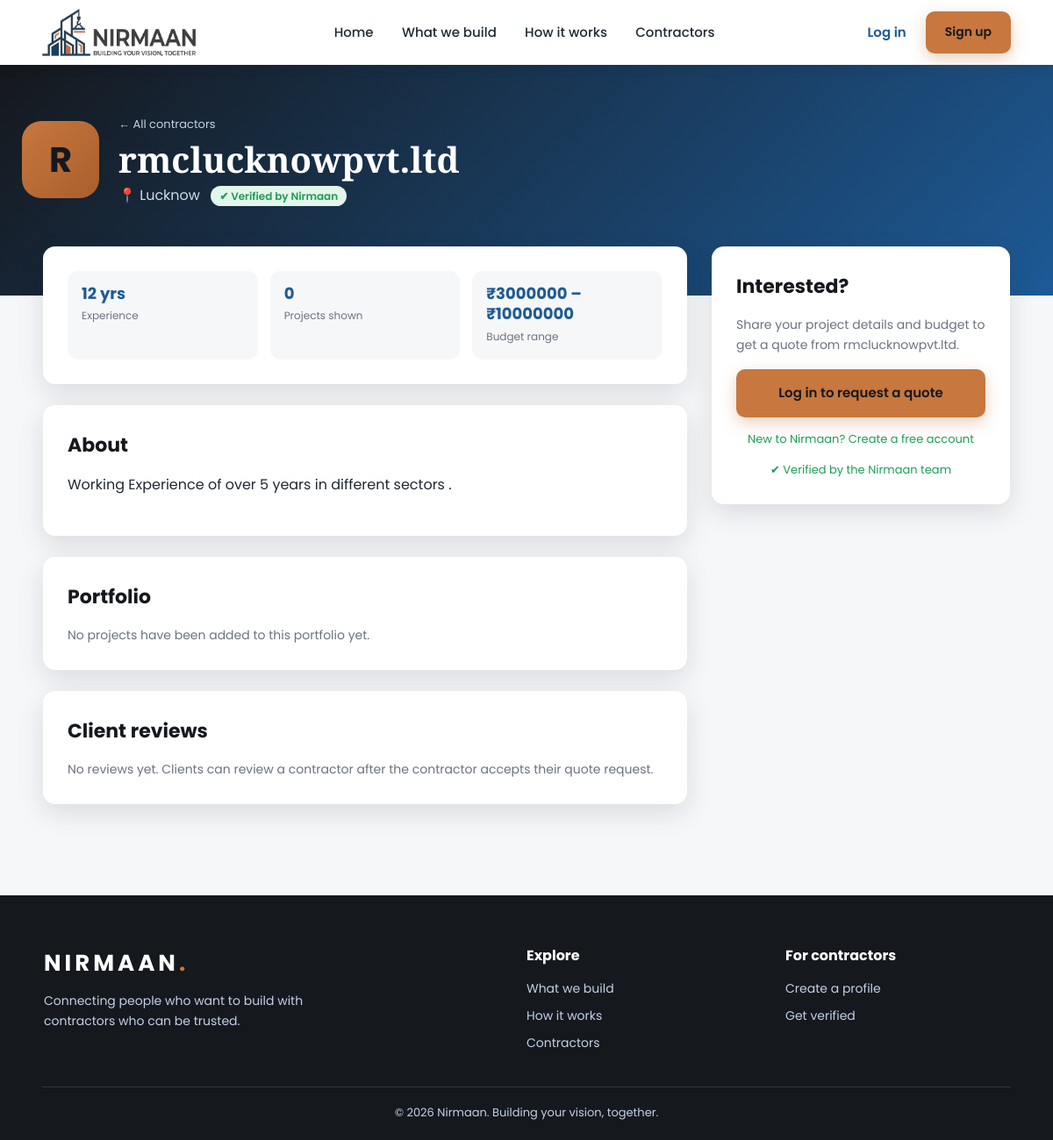
/contractors/2/, run on the app's committed database.
### contractors/models.py (models this page shows, shortened)
class ContractorProfile(models.Model):
    user = models.OneToOneField(User, on_delete=models.CASCADE)
    company_name = models.CharField(max_length=200)
    city = models.CharField(max_length=100)
    about = models.TextField(blank=True)
    experience_years = models.PositiveIntegerField()
    min_budget = models.DecimalField(max_digits=12, decimal_places=2)
    max_budget = models.DecimalField(max_digits=12, decimal_places=2)
    specialties = models.ManyToManyField(Specialty, blank=True)
    verified = models.BooleanField(default=False)
    created_at = models.DateTimeField(auto_now_add=True)
    class Meta:
        ordering = ["-created_at"]

### contractors/views.py (the view)
# urls.py: path("contractors/<int:pk>/", views.contractor_detail, name="detail"),
def contractor_detail(request, pk):
    queryset = with_ratings(
        ContractorProfile.objects.filter(verified=True)
    ).prefetch_related("specialties")
    contractor = get_object_or_404(queryset, pk=pk)
    projects = contractor.projects.select_related("specialty").prefetch_related("images")
    reviews = contractor.reviews.select_related("client")
    can_review = False
    my_review = None
    account = getattr(request.user, "account", None)
    if account is not None and account.role == "client":
        can_review = QuoteRequest.objects.filter(
            client=request.user, contractor=contractor, status="accepted"
        ).exists()
        my_review = reviews.filter(client=request.user).first()
    return render(
        request,
        "contractors/detail.html",
        {
            "contractor": contractor,
            "projects": projects,
            "reviews": reviews,
            "can_review": can_review,
            "my_review": my_review,
        },
    )

### contractors/views.py (called while the page is built)
def with_ratings(queryset):
    return queryset.annotate(
        avg_rating=Avg("reviews__rating"),
        review_count=Count("reviews", distinct=True),
    )

### contractors/templates/contractors/detail.html (shortened to what this page needs)
{% extends "contractors/base.html" %}
{% load rating %}
{% block content %}
<section class="profile-head">
  <div class="profile-head-inner">
    <div class="avatar avatar-lg">{{ contractor.company_name|slice:":1"|upper }}</div>
    <div>
      <a class="back-link" href="{% url 'contractors:list' %}">← All contractors</a>
      <h1>{{ contractor.company_name }}</h1>
      <p class="profile-sub">📍 {{ contractor.city }} <span class="badge">✔ Verified by Nirmaan</span></p>
    </div>
  </div>
</section>
<div class="profile-layout">
  <div class="profile-main">
    <div class="panel">
      <div class="stat-row">
        <div class="stat-box"><strong>{{ contractor.experience_years }} yrs</strong><span>Experience</span></div>
        <div class="stat-box"><strong>{{ projects|length }}</strong><span>Projects shown</span></div>
        <div class="stat-box"><strong>₹{{ contractor.min_budget|floatformat:0 }} – ₹{{ contractor.max_budget|floatformat:0 }}</strong><span>Budget range</span></div>
      </div>
    </div>
    <div class="panel">
      <h2>About</h2>
      {% if contractor.about %}
        <p>{{ contractor.about|linebreaksbr }}</p>
      {% else %}
        <p class="muted">This contractor has not added a description yet.</p>
      {% endif %}
    </div>
    <div class="panel">
      <h2>Portfolio</h2>
      <div class="projects">
        {% for project in projects %}
          <article class="project">
            {% with images=project.images.all %}
              {% if images %}
                <img class="project-cover" src="{{ images.0.image.url }}" alt="{{ project.title }}">
              {% else %}
                <div class="project-cover project-empty">🏗️</div>
              {% endif %}
              <div class="project-body">
                <h3>{{ project.title }}</h3>
                <p class="project-meta">
                  {% if project.location %}<span>📍 {{ project.location }}</span>{% endif %}
                  {% if project.specialty %}<span>🏷️ {{ project.specialty.name }}</span>{% endif %}
                  {% if project.completed_year %}<span>📅 {{ project.completed_year }}</span>{% endif %}
                  {% if project.duration_months %}<span>⏱️ {{ project.duration_months }} month{{ project.duration_months|pluralize }}</span>{% endif %}
                  {% if project.cost %}<span>💰 ₹{{ project.cost|floatformat:0 }}</span>{% endif %}
                </p>
                {% if project.description %}<p class="project-text">{{ project.description|linebreaksbr }}</p>{% endif %}
              </div>
              {% if images|length > 1 %}
                <div class="thumbs">
                  {% for img in images|slice:"1:" %}
                    <a href="{{ img.image.url }}" target="_blank" rel="noopener"><img src="{{ img.image.url }}" alt="{{ img.caption|default:project.title }}"></a>
                  {% endfor %}
                </div>
              {% endif %}
            {% endwith %}
          </article>
        {% empty %}
          <p class="muted">No projects have been added to this portfolio yet.</p>
        {% endfor %}
      </div>
    </div>
    <div class="panel" id="reviews">
      <div class="panel-head">
        <h2>Client reviews</h2>
      </div>
      {% for r in reviews %}
        <article class="review">
          <div class="review-head">
            <strong>{{ r.client.first_name|default:"Nirmaan client" }}</strong>
            <span class="stars">{{ r.rating|stars }}</span>
          </div>
          <p class="muted">{{ r.created_at|date:"j M Y" }}</p>
          <p>{{ r.comment|linebreaksbr }}</p>
        </article>
      {% empty %}
        <p class="muted">No reviews yet. Clients can review a contractor after the contractor accepts their quote request.</p>
      {% endfor %}
    </div>
  </div>
  <aside class="profile-side">
    <div class="panel side-card">
      <h2>Interested?</h2>
      <p class="muted">Share your project details and budget to get a quote from {{ contractor.company_name }}.</p>
      {% if user.is_authenticated %}
        {% if user.account.role == "client" %}
          <a class="btn btn-gold btn-block" href="{% url 'contractors:quote_request' contractor.pk %}">Request a quote</a>
        {% else %}
          <p class="side-note">Quote requests are sent from client accounts.</p>
        {% endif %}
      {% else %}
        <a class="btn btn-gold btn-block" href="{% url 'contractors:login' %}?next={% url 'contractors:quote_request' contractor.pk %}">Log in to request a quote</a>
        <p class="side-note">New to Nirmaan? <a href="{% url 'contractors:signup' %}">Create a free account</a></p>
      {% endif %}
      <p class="side-note">✔ Verified by the Nirmaan team</p>
    </div>
  </aside>
</div>
{% endblock %}

### contractors/static/contractors/style.css (style rules this page uses)
:root { --navy: #15181d; --blue: #1d5a96; --sky: #2f7fc1; --gold: #c8773e; --gold-dark: #a85f2c; --ink: #1f2933; --muted: #6b7280; --bg: #f6f7f9; --white: #ffffff; --green: #1f9d55; --radius: 14px; --shadow: 0 10px 30px rgba(21, 24, 29, 0.12); }
* { box-sizing: border-box; margin: 0; padding: 0; }
html { scroll-behavior: smooth; }
body { font-family: "Poppins", Arial, sans-serif; color: var(--ink); background: var(--bg); line-height: 1.65; }
a { text-decoration: none; color: inherit; }
.btn { display: inline-block; padding: 13px 28px; border-radius: 10px; font-weight: 600; font-size: 15px; border: 2px solid transparent; transition: transform .2s, box-shadow .2s, background .2s; cursor: pointer; }
.btn-gold { background: var(--gold); color: var(--navy); box-shadow: 0 6px 18px rgba(200, 119, 62, 0.35); }
.avatar { flex-shrink: 0; display: grid; place-items: center; width: 54px; height: 54px; border-radius: 14px; background: linear-gradient(135deg, var(--gold), var(--gold-dark)); color: var(--navy); font-size: 24px; font-weight: 700; }
.badge { margin-left: auto; align-self: flex-start; font-size: 12px; font-weight: 600; background: #e3f6ea; color: var(--green); padding: 3px 10px; border-radius: 20px; white-space: nowrap; }
.muted { color: var(--muted); font-size: 14px; }
.profile-head { padding: 54px 24px 100px; color: var(--white); background: linear-gradient(135deg, var(--navy), var(--blue)); }
.profile-head-inner { max-width: 1150px; margin: 0 auto; display: flex; align-items: center; gap: 22px; flex-wrap: wrap; }
.avatar-lg { width: 88px; height: 88px; font-size: 40px; border-radius: 22px; }
.profile-head h1 { font-family: "Playfair Display", serif; font-size: clamp(28px, 4vw, 40px); line-height: 1.2; margin: 4px 0; }
.profile-sub { color: #d0dbeb; }
.profile-sub .badge { margin-left: 8px; }
.back-link { font-size: 13px; color: #c3d1e6; }
.profile-layout { max-width: 1150px; margin: -56px auto 0; padding: 0 24px 80px; display: grid; grid-template-columns: 1fr 340px; gap: 28px; align-items: start; position: relative; z-index: 2; }
.panel { background: var(--white); padding: 28px; border-radius: var(--radius); box-shadow: var(--shadow); margin-bottom: 24px; }
.panel h2 { color: var(--navy); font-size: 22px; margin-bottom: 14px; }
.stat-row { display: grid; grid-template-columns: repeat(3, 1fr); gap: 14px; }
.stat-box { background: var(--bg); padding: 14px 16px; border-radius: 12px; }
.stat-box strong { display: block; font-size: 18px; color: var(--blue); line-height: 1.3; }
.stat-box span { font-size: 12px; color: var(--muted); }
.projects { display: grid; gap: 24px; }
.side-card { position: sticky; top: 96px; }
.btn-block { display: block; width: 100%; text-align: center; margin-top: 16px; }
.side-note { margin-top: 14px; font-size: 13px; color: var(--green); text-align: center; }
.panel-head { display: flex; align-items: center; justify-content: space-between; gap: 12px; margin-bottom: 14px; }
.panel-head h2 { margin: 0; }

### data on the page
ContractorProfile: company_name "R", company_name "rmclucknowpvt.ltd", city "Lucknow", experience_years "12", min_budget "3000000", max_budget "10000000", about "Working Experience of over 5 years in different sectors ."

### other printed values
{{ projects|length }} "0"
